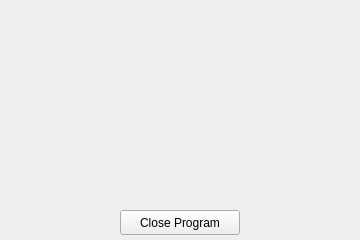
<?xml version="1.0" encoding="UTF-8"?>
<ui version="4.0">
 <class>closeWindow</class>
 <widget class="QWidget" name="closeWindow">
  <property name="geometry">
   <rect>
    <x>0</x>
    <y>0</y>
    <width>360</width>
    <height>240</height>
   </rect>
  </property>
  <property name="maximumSize">
   <size>
    <width>360</width>
    <height>240</height>
   </size>
  </property>
  <property name="windowTitle">
   <string>You're welcome!</string>
  </property>
  <widget class="QPushButton" name="pushButton">
   <property name="geometry">
    <rect>
     <x>120</x>
     <y>210</y>
     <width>120</width>
     <height>25</height>
    </rect>
   </property>
   <property name="text">
    <string>Close Program</string>
   </property>
  </widget>
 </widget>
 <resources>
  <include location="resources.qrc"/>
 </resources>
 <connections/>
</ui>
